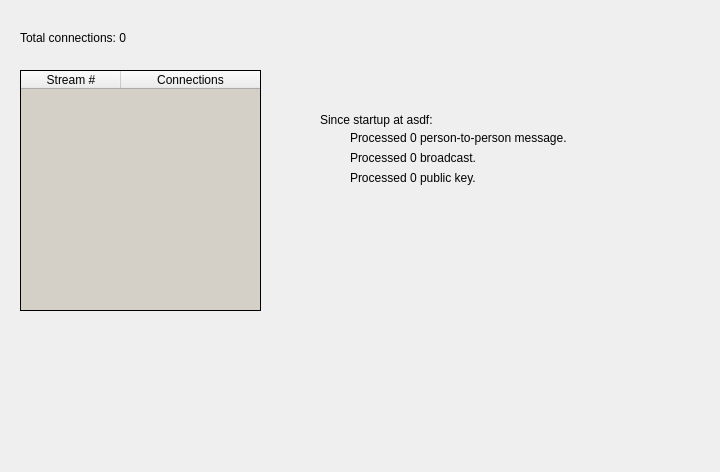
      <widget class="QWidget" name="networkstatus">
       <attribute name="icon">
        <iconset resource="bitmessage_icons.qrc">
         <normaloff>:/newPrefix/images/networkstatus.png</normaloff>:/newPrefix/images/networkstatus.png</iconset>
       </attribute>
       <attribute name="title">
        <string>Network Status</string>
       </attribute>
       <widget class="QPushButton" name="pushButtonStatusIcon">
        <property name="geometry">
         <rect>
          <x>680</x>
          <y>440</y>
          <width>21</width>
          <height>23</height>
         </rect>
        </property>
        <property name="text">
         <string/>
        </property>
        <property name="icon">
         <iconset resource="bitmessage_icons.qrc">
          <normaloff>:/newPrefix/images/redicon.png</normaloff>:/newPrefix/images/redicon.png</iconset>
        </property>
        <property name="flat">
         <bool>true</bool>
        </property>
       </widget>
       <widget class="QTableWidget" name="tableWidgetConnectionCount">
        <property name="geometry">
         <rect>
          <x>20</x>
          <y>70</y>
          <width>241</width>
          <height>241</height>
         </rect>
        </property>
        <property name="palette">
         <palette>
          <active>
           <colorrole role="Base">
            <brush brushstyle="SolidPattern">
             <color alpha="255">
              <red>212</red>
              <green>208</green>
              <blue>200</blue>
             </color>
            </brush>
           </colorrole>
          </active>
          <inactive>
           <colorrole role="Base">
            <brush brushstyle="SolidPattern">
             <color alpha="255">
              <red>212</red>
              <green>208</green>
              <blue>200</blue>
             </color>
            </brush>
           </colorrole>
          </inactive>
          <disabled>
           <colorrole role="Base">
            <brush brushstyle="SolidPattern">
             <color alpha="255">
              <red>212</red>
              <green>208</green>
              <blue>200</blue>
             </color>
            </brush>
           </colorrole>
          </disabled>
         </palette>
        </property>
        <property name="frameShape">
         <enum>QFrame::Box</enum>
        </property>
        <property name="frameShadow">
         <enum>QFrame::Plain</enum>
        </property>
        <property name="showDropIndicator" stdset="0">
         <bool>false</bool>
        </property>
        <property name="alternatingRowColors">
         <bool>true</bool>
        </property>
        <property name="selectionMode">
         <enum>QAbstractItemView::NoSelection</enum>
        </property>
        <attribute name="horizontalHeaderCascadingSectionResizes">
         <bool>true</bool>
        </attribute>
        <attribute name="horizontalHeaderHighlightSections">
         <bool>false</bool>
        </attribute>
        <attribute name="horizontalHeaderStretchLastSection">
         <bool>true</bool>
        </attribute>
        <attribute name="verticalHeaderVisible">
         <bool>false</bool>
        </attribute>
        <column>
         <property name="text">
          <string>Stream #</string>
         </property>
        </column>
        <column>
         <property name="text">
          <string>Connections</string>
         </property>
        </column>
       </widget>
       <widget class="QLabel" name="labelTotalConnections">
        <property name="geometry">
         <rect>
          <x>20</x>
          <y>30</y>
          <width>401</width>
          <height>16</height>
         </rect>
        </property>
        <property name="text">
         <string>Total connections: 0</string>
        </property>
       </widget>
       <widget class="QLabel" name="labelStartupTime">
        <property name="geometry">
         <rect>
          <x>320</x>
          <y>110</y>
          <width>331</width>
          <height>20</height>
         </rect>
        </property>
        <property name="text">
         <string>Since startup at asdf:</string>
        </property>
       </widget>
       <widget class="QLabel" name="labelMessageCount">
        <property name="geometry">
         <rect>
          <x>350</x>
          <y>130</y>
          <width>361</width>
          <height>16</height>
         </rect>
        </property>
        <property name="text">
         <string>Processed 0 person-to-person message.</string>
        </property>
       </widget>
       <widget class="QLabel" name="labelPubkeyCount">
        <property name="geometry">
         <rect>
          <x>350</x>
          <y>170</y>
          <width>331</width>
          <height>16</height>
         </rect>
        </property>
        <property name="text">
         <string>Processed 0 public key.</string>
        </property>
       </widget>
       <widget class="QLabel" name="labelBroadcastCount">
        <property name="geometry">
         <rect>
          <x>350</x>
          <y>150</y>
          <width>351</width>
          <height>16</height>
         </rect>
        </property>
        <property name="text">
         <string>Processed 0 broadcast.</string>
        </property>
       </widget>
      </widget>
